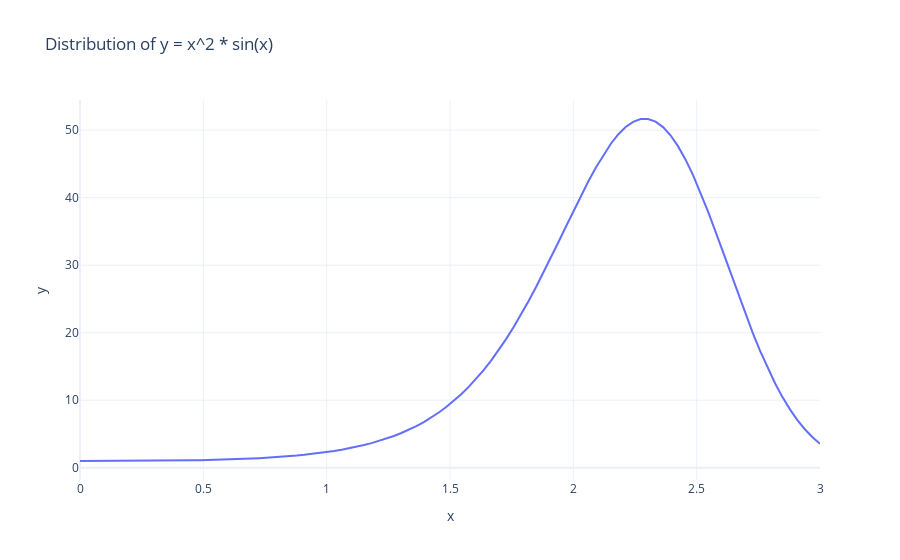

The notebook cell this image was saved under:
### Markdown cell above
## Exercise 5

Consider the following function on the interval [0, 3]:

### Code cell
five = Exercise5()
five.plot_distr()
